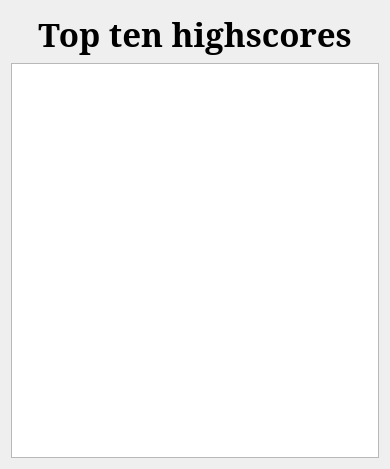
<?xml version="1.0" encoding="UTF-8"?>
<ui version="4.0">
 <class>highScores</class>
 <widget class="QDialog" name="highScores">
  <property name="geometry">
   <rect>
    <x>0</x>
    <y>0</y>
    <width>390</width>
    <height>469</height>
   </rect>
  </property>
  <property name="windowTitle">
   <string>HighScores (close to continue)</string>
  </property>
  <property name="locale">
   <locale language="English" country="UnitedStates"/>
  </property>
  <layout class="QVBoxLayout" name="verticalLayout">
   <item>
    <widget class="QLabel" name="label">
     <property name="font">
      <font>
       <family>Serif</family>
       <pointsize>25</pointsize>
       <weight>75</weight>
       <bold>true</bold>
      </font>
     </property>
     <property name="text">
      <string>Top ten highscores</string>
     </property>
     <property name="textFormat">
      <enum>Qt::PlainText</enum>
     </property>
     <property name="alignment">
      <set>Qt::AlignCenter</set>
     </property>
    </widget>
   </item>
   <item>
    <widget class="QListWidget" name="highScoreList">
     <property name="font">
      <font>
       <pointsize>20</pointsize>
       <weight>75</weight>
       <bold>true</bold>
      </font>
     </property>
     <property name="resizeMode">
      <enum>QListView::Adjust</enum>
     </property>
     <property name="gridSize">
      <size>
       <width>2</width>
       <height>10</height>
      </size>
     </property>
    </widget>
   </item>
  </layout>
 </widget>
 <resources/>
 <connections/>
</ui>
